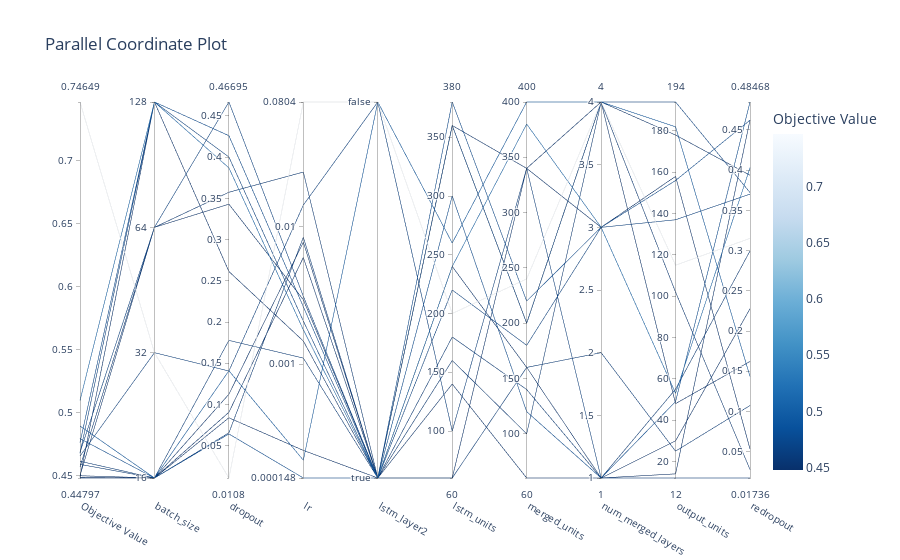

Write notebook code for a chart like this one.
### Code cell
optuna.visualization.plot_parallel_coordinate(study)

### Figure 1 — Plotly figure (JSON) as saved in the notebook; plotly's stock layout.template omitted (floating-point values rounded to 4 significant figures)
{"data": [{"dimensions": [{"label": "Objective Value", "range": [0.448, 0.7465], "values": [0.4484, 0.448, 0.4792, 0.4498, 0.4613, 0.4893, 0.4588, 0.7465, 0.4654, 0.4567, 0.45, 0.4685, 0.5095, 0.4676, 0.4487, 0.4761]}, {"label": "batch_size", "range": [0, 3], "ticktext": [16, 32, 64, 128], "tickvals": [0, 1, 2, 3], "values": [0, 0, 0, 0, 0, 0, 0, 1, 1, 2, 2, 2, 3, 3, 3, 3]}, {"label": "dropout", "range": [0.0108, 0.467], "values": [0.1124, 0.08386, 0.06426, 0.09054, 0.1777, 0.1409, 0.06563, 0.0108, 0.1406, 0.3575, 0.343, 0.467, 0.3871, 0.4002, 0.2613, 0.4261]}, {"label": "lr", "range": [-3.828, -1.094], "ticktext": ["0.000148", "0.001", "0.01", "0.0804"], "tickvals": [-3.828, -3, -2, -1.094], "values": [-2.114, -3.628, -3.828, -2.225, -2.957, -3.699, -2.078, -1.094, -1.844, -1.604, -2.532, -2.507, -2.75, -2.687, -2.833, -2.583]}, {"label": "lstm_layer2", "range": [0, 1], "ticktext": [true, false], "tickvals": [0, 1], "values": [0, 0, 0, 0, 0, 1, 0, 1, 1, 0, 0, 0, 0, 0, 0, 0]}, {"label": "lstm_units", "range": [60, 380], "values": [240, 60, 300, 140, 60, 260, 180, 200, 100, 160, 360, 360, 240, 220, 360, 380]}, {"label": "merged_units", "range": [60, 400], "values": [160, 340, 120, 60, 160, 400, 140, 240, 340, 100, 200, 200, 380, 180, 340, 220]}, {"label": "num_merged_layers", "range": [1, 4], "values": [1, 4, 1, 1, 2, 4, 1, 4, 1, 4, 4, 4, 3, 3, 3, 3]}, {"label": "output_units", "range": [12, 194], "values": [14, 48, 49, 30, 25, 182, 55, 115, 12, 102, 178, 194, 53, 137, 158, 156]}, {"label": "redropout", "range": [0.01736, 0.4847], "values": [0.4623, 0.1622, 0.4847, 0.2277, 0.1074, 0.1436, 0.2996, 0.3152, 0.01736, 0.02789, 0.3937, 0.3722, 0.4029, 0.3702, 0.05342, 0.4621]}], "labelangle": 30, "labelside": "bottom", "line": {"color": [0.4484, 0.448, 0.4792, 0.4498, 0.4613, 0.4893, 0.4588, 0.7465, 0.4654, 0.4567, 0.45, 0.4685, 0.5095, 0.4676, 0.4487, 0.4761], "colorbar": {"title": {"text": "Objective Value"}}, "colorscale": [[0, "rgb(247,251,255)"], [0.125, "rgb(222,235,247)"], [0.25, "rgb(198,219,239)"], [0.375, "rgb(158,202,225)"], [0.5, "rgb(107,174,214)"], [0.625, "rgb(66,146,198)"], [0.75, "rgb(33,113,181)"], [0.875, "rgb(8,81,156)"], [1, "rgb(8,48,107)"]], "reversescale": true, "showscale": true}, "type": "parcoords"}], "layout": {"title": {"text": "Parallel Coordinate Plot"}}}
